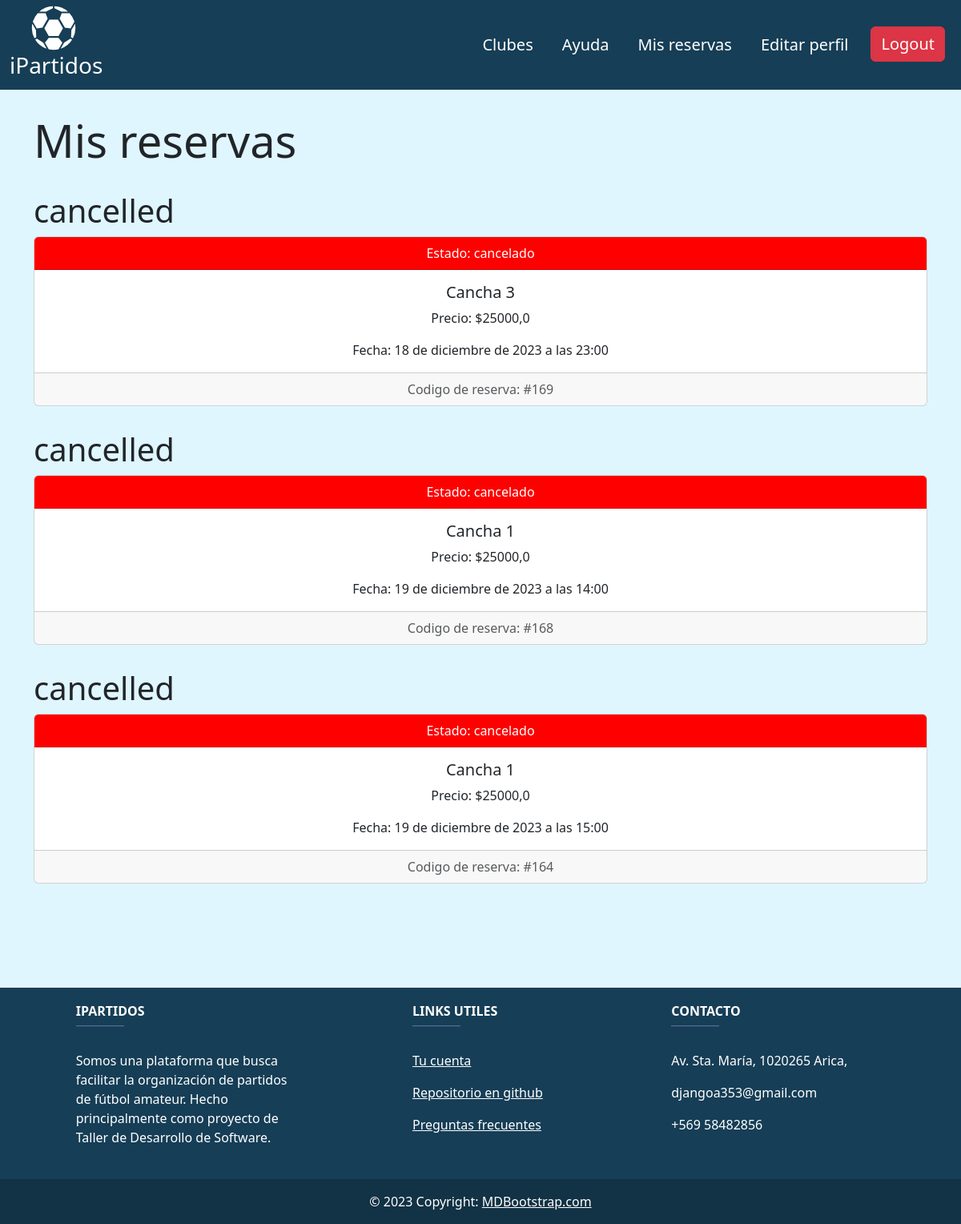
Page /accounts/user_reserves/17/ (signed in) on the committed database.
### registration/models.py (models this page shows)
class ReservationHistory(models.Model):
    field = models.ForeignKey('canchas.Field', on_delete=models.CASCADE)
    dateAtReservation = models.DateTimeField()
    dateToReservate = models.DateTimeField()
    price = models.DecimalField(max_digits=8, decimal_places=2)
    status = models.CharField(max_length=20, choices=STATUS_CHOICES)
    client = models.ForeignKey(Client, on_delete=models.CASCADE, null=True, blank=True)
    created_at = models.DateTimeField(auto_now_add=True)

### canchas/models.py (models this page shows, shortened)
class Field(models.Model):
    GROUND_CHOICES = (
        ('Pasto sintético', 'Pasto sintético'),
        ('Pasto real', 'Pasto real'),
        ('Cemento', 'Cemento'),
        ('Arcilla', 'Arcilla')
    )
    id = models.AutoField(primary_key=True)
    name = models.CharField(max_length=100, default='', null=True, blank=True)
    description = models.CharField(default='not defined', max_length=100, null=True, blank=True)
    groundType = models.CharField(max_length=100, default='Pasto sintético', choices=GROUND_CHOICES, null=False, blank=True)
    fieldPhoto = models.ImageField(upload_to='field_photos', null=True, blank=True)
    price = models.IntegerField()
    isActive = models.BooleanField(default=True)
    playersPerSide = models.IntegerField(default=0)
    opening_time = models.TimeField(default=time(14, 0))
    closing_time = models.TimeField(default=time(23, 0))
    tenant = models.ForeignKey('registration.Tenant', on_delete=models.CASCADE, related_name='tenant_fields', null=True)

### reservation/models.py (models this page shows, shortened)
class Reservation(models.Model):
    field = models.ForeignKey('canchas.Field', on_delete=models.CASCADE)
    dateAtReservation = models.DateTimeField()
    dateToReservate = models.DateTimeField()
    price = models.FloatField()
    status = models.CharField(max_length=20, choices=[('pending', 'Pending'), ('confirmed', 'Confirmed'), ('completed', 'Completed'), ('cancelled', 'Cancelled')], default='pending')

### registration/views.py (the view)
# urls.py: path('user_reserves/<int:pk>/', views.user_reserves, name='user_reserves'),
def user_reserves(request, pk):
    user = request.user
    field_rent_history = FieldRentHistory.objects.filter(takenBy=user.id).order_by('-created_at')
    reservation_history = ReservationHistory.objects.filter(client=request.user).order_by('-created_at')
    reservation_ids = []
    context = []
    for field_rent in field_rent_history:
        reservation_ids.append(field_rent.reservation.id)
    reservation_ids = list(reversed(reservation_ids))
    for i in range(len(field_rent_history)):
        field_rent = field_rent_history[i]
        reservation = reservation_history[i]
        context.append({
            'reservationHistory_id' : field_rent.id,
            'status':field_rent.reservation.status,
            'name': field_rent.reservation.field.name,
            'price': field_rent.reservation.price,
            'date': field_rent.reservation.dateToReservate,
            'id': reservation_ids[i],
            'reservation_history': reservation
        })
    for reservation in reservation_history:
        if reservation.dateToReservate < timezone.now() and reservation.status != 'cancelled':
            reservation.status = 'completed'
            reservation.save()
    return render(request, 'registration/user_reserves.html', {'context': context})

### registration/templates/registration/user_reserves.html (shortened to what this page needs)
{% extends 'core/base.html' %}
{% block content %}
<div class="container-md">
    <div class="row">
        <div class="col-md-12">
            <h1 class="display-4" style="margin-top: 30px; margin-bottom: 30px;">Mis reservas</h1>
            {% for reservation in context %}
                <h1>{{ reservation.reservation_history.status }}</h1>
                <div class="card text-center" style="margin-top: 30xp; margin-bottom: 30px;">
                    <div class="card-header"
                         style="background-color:
                         {% if reservation.reservation_history.status == 'pending' %}green{% elif reservation.reservation_history.status == 'completed' %}gray{% else %}red{% endif %};">
                        <p class="card-text" style="color: white;">
                            Estado:
                            {% if reservation.reservation_history.status == 'pending' %}
                                Pendiente
                            {% elif reservation.reservation_history.status == 'completed' %}
                                Completado
                            {% else %}
                                cancelado
                            {% endif %}
                        </p>
                    </div>
                    <div class="card-body">
                        <h5 class="card-title">
                        {{ reservation.name }}</h5>
                        <p>Precio: ${{ reservation.price }}</p>
                        Fecha: {{ reservation.date }}
                    </div>
                    <div class="card-footer text-muted">
                        Codigo de reserva: #{{ reservation.id }}
                    </div>
                </div>
            {% empty %}
                <p>No has realizado ninguna reserva.</p>
            {% endfor %}
        </div>
    </div>
</div>
{% include 'core/footer.html' %}
{% endblock %}

### core/static/core/css/style.css (style rules this page uses)
body { background: #DFF6FF; margin: 0; }
.card-body { display: flex; justify-content: space-between; }
.card-body { display: flex; flex-direction: column; align-items: center; text-align: center; }
.card-text { display: flex; flex-direction: column; align-items: center; }

### rows in the picture
ReservationHistory: reservation_history.status "cancelled", shows "cancelado", name "Cancha 3", price "25000,0", date "18 de diciembre de 2023 a las 23:00", id "169"
ReservationHistory: reservation_history.status "cancelled", shows "cancelado", name "Cancha 1", price "25000,0", date "19 de diciembre de 2023 a las 14:00", id "168"
ReservationHistory: reservation_history.status "cancelled", shows "cancelado", name "Cancha 1", price "25000,0", date "19 de diciembre de 2023 a las 15:00", id "164"
